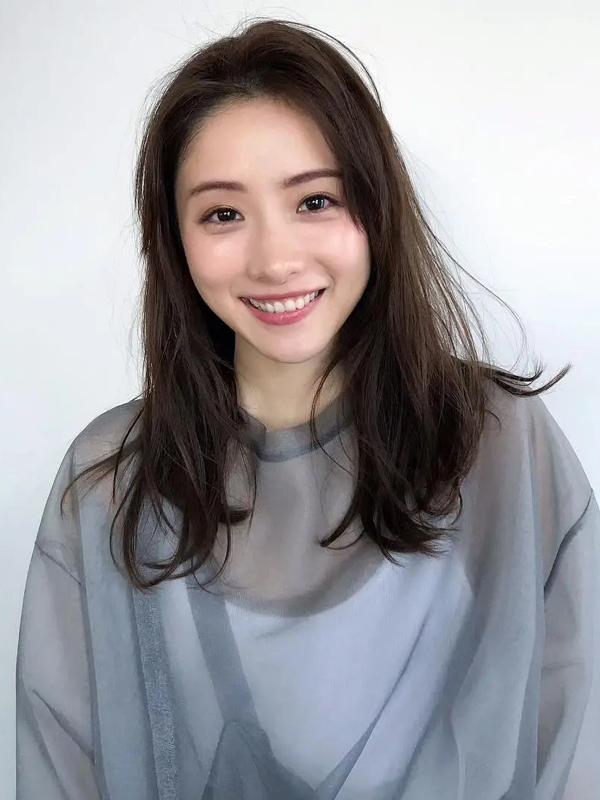
#> input picture dataset/shiyuanlimei/shiyuanlimei_14.png, 600 x 800 px
$ jupyter execute --allow-errors demonstration.ipynb   (shell and % lines are left out)   (older library calls are emulated)
#> lines starting #> are read from the running program, lines starting #| are printed output that depends on the picture
### tools/get_rec_dataset.py
import cv2
import random
import numpy as np
from tools.config import opt
from PIL import Image


CLASSES = {
    'curry':0,
    'dujiang':1,
    'huangbo':2,
    'JacksonYee':3,
    'jingtian':4,
    'JohnMayer':5,
    'kobe':6,
    'shiyuanlimei':7,
    'xuezhiqian':8,
    'dili':9
}

def get_dataset(dataset):

    classes = []
    for img_path, label in dataset.items():
        cls = label['class']
        if cls not in classes:
            classes.append(cls)

    cls_dataset = {}
    for cls in classes:
        cls_dataset[cls] = []
    for img_path, label in dataset.items():
        cls_dataset[label['class']].append(img_path)

    train_dataset = {}
    for cls, img in cls_dataset.items():
        train_img = random.sample(img, opt.pca_train_num)
        train_dataset[cls] = train_img

    test_dataset = cls_dataset
    for cls, img in test_dataset.items():
        for i in img:
            if i in train_dataset[cls]:
                img.remove(i)

    face_train = {}
    for cls, imgs in train_dataset.items():
        face_train[cls] = []
        for img_path in imgs:
            bbox = dataset[img_path]['bbox']
            x, y, w, h = bbox[0], bbox[1], bbox[2], bbox[3]
            img = cv2.imread(img_path)

            cropImg = img[y:y + h, x:x + w]
            cropImg = cv2.resize(cropImg, opt.face_size)
            cropImg = Image.fromarray(cv2.cvtColor(cropImg, cv2.COLOR_BGR2GRAY))
            cropImg = np.array(cropImg, dtype=np.uint8).flatten()

            face_train[cls].append(cropImg.tolist())
        face_train[cls] = np.array(face_train[cls])

    face_test = {}
    for cls, imgs in test_dataset.items():
        face_test[cls] = []
        for img_path in imgs:
            bbox = dataset[img_path]['bbox']
            x, y, w, h = bbox[0], bbox[1], bbox[2], bbox[3]
            img = cv2.imread(img_path)
            cropImg = img[y:y + h, x:x + w]
            cropImg = cv2.resize(cropImg, opt.face_size)
            cropImg = Image.fromarray(cv2.cvtColor(cropImg, cv2.COLOR_BGR2GRAY))
            cropImg = np.array(cropImg, dtype=np.uint8).flatten()
            face_test[cls].append(cropImg.tolist())
        face_test[cls] = np.array(face_test[cls])

    train_imgs = []     # 存放所有人脸图片，用于获取Eigenface
    train_cls = []
    class_train_imgs = []   # 分类存放所有人脸图片，用于将训练集每一类人脸映射到Eigenface上
    for cls, faces in face_train.items():
        class_sub_set = []
        for face in faces:
            train_imgs.append(face)
            # train_cls.append(CLASSES[cls])
            class_sub_set.append(face)
        class_train_imgs.append(np.array(class_sub_set, dtype=np.uint8))
        train_cls.append(CLASSES[cls])

    test_imgs = []
    test_cls = []
    for cls, faces in face_test.items():
        for face in faces:
            test_imgs.append(face)
            test_cls.append(CLASSES[cls])

    train_imgs = np.array(train_imgs, dtype=np.uint8)
    test_imgs = np.array(test_imgs)
    return train_imgs, class_train_imgs, train_cls, test_imgs, test_cls

### svm.py
import numpy as np
from tqdm import tqdm
from tools.config import opt

class SVM(object):

    def __init__(self, kernel='linear', epsilon=0.001, C=1, Max_Interation=opt.Max_Interation):
        self.kernel = kernel
        self.epsilon = epsilon
        self.C = C
        self.Max_Interation = Max_Interation

    # [65 lines left out: functions _init_parameters, _satisfy_KKT, is_stop, _select_two_parameters, _K_, _g_, not called in this run]

    def _E_(self, i):
        return self._g_(i) - self.Y[i]

    # [87 lines left out: functions clip_LH, thresh_LH, train, _predict_, predict, not called in this run]

### SelectiveSearch.py
import selectivesearch
import cv2
from tools.config import opt
from tools.iou import cal_iou

def windows_select(img):
    img_lbl, regions = selectivesearch.selective_search(img, scale=opt.scale, sigma=opt.sigma, min_size=opt.min_size)
    return img_lbl, regions

def get_windows(img):
    label, regions = windows_select(img)

    effectiveWindows = []

    for r in regions:

        # 去除超过原图边界的子窗口
        if r['rect'][0]+r['rect'][2] >= opt.w or r['rect'][1]+r['rect'][3] >= opt.h:
            continue
        # 去除重复的子窗口
        if r['rect'] in effectiveWindows:
            continue
        # 去除面积过小或过大的子窗口
        if r['size'] < opt.window_min_size or r['size'] > opt.window_max_size:
            continue

        effectiveWindows.append(r['rect'])

    return effectiveWindows

# [43 lines left out: function main, not called in this run]

# [2 lines that do not run on import are left out]

### demonstration.ipynb
[cell 1]
import numpy as np
import json
import cv2
import pickle

from PIL import Image
from Haar import harr
from svm import SVM
from SelectiveSearch import get_windows
from matplotlib import pyplot as plt
from tools.get_rec_dataset import get_dataset
from eigenface import Eigenface
from tools.iou import cal_iou

[cell 2]
# 读取训练完成的svm模型
svm = SVM()
with open("models/svm_params.pkl", 'rb') as file:
#> (reads models/svm_params.pkl from the repository)
    svm = pickle.loads(file.read())

# 选取图片路径
img_path = 'dataset/shiyuanlimei/shiyuanlimei_14.png'

# 读取图片
img = cv2.imread(img_path)
#> img is the input picture: shape (800, 600, 3); mean B, G, R 156.2, 152.1, 154

# 转为灰度图
img_gray = cv2.cvtColor(img, cv2.COLOR_RGB2GRAY)
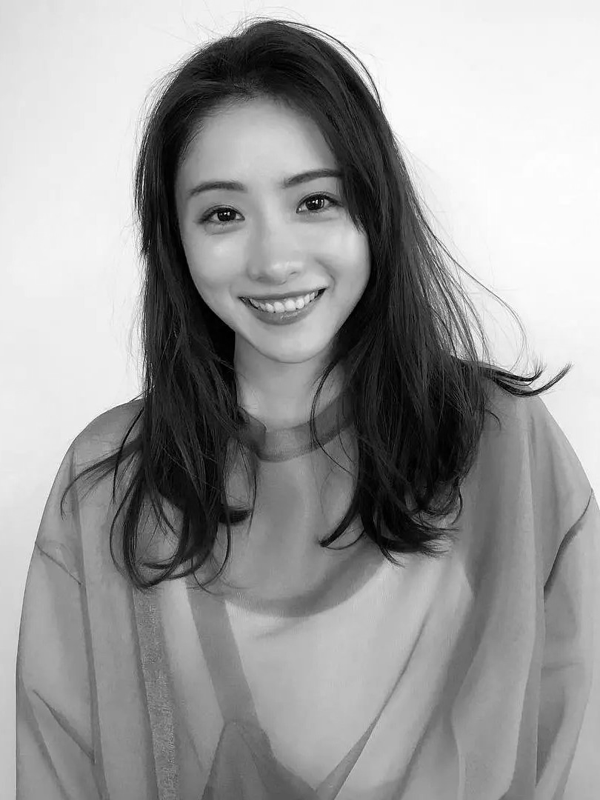
#> img_gray: shape (800, 600); min 0, max 255, mean 153.5

# 从图片中提取一系列子窗口
#> (the rest of this cell did not finish here and is left out)

[cell 3]
# 重新读取图片
img = cv2.imread(img_path)

# 选择与其他窗口iou总和最高的窗口作为检测结果

sum_iou = []
#> (the rest of this cell did not finish here and is left out)

[cell 4]
# 读取所有原始图片路径和对应的label
with open ('jsons/dataset.json', 'r') as f:
#> (reads jsons/dataset.json from the repository)
    dataset = json.load(f)

# 人脸类别及其对应编号
CLASSES = {
    'curry':0,
    'dujiang':1,
    'huangbo':2,
    'JacksonYee':3,
    'jingtian':4,
    'JohnMayer':5,
    'kobe':6,
    'shiyuanlimei':7,
    'xuezhiqian':8,
    'dili':9
}

'''
    截取所有的人脸区域并缩放至(100, 100)并flatten至10000维的一维向量，每一类随机选5张人脸作为训练集，共10类，剩余作为测试集
    train_imgs: 存放训练集的所有人脸图片，shape = (50, 10000)
    class_train_imgs: 该列表存放10个array(array.shape = (5, 10000))，分别为10类人脸图片, len(class_train_imgs) = 10
    train_cls: 该列表存放上述10个array所对应的人脸类别, len(train_cls) = 10
    test_imgs: 存放测试集的所有人脸图片, shape = (168, 10000)
    test_cls: 该列表存放测试集每张人脸图片的类别，len(test_cls) = 168
'''
#> (the rest of this cell did not finish here and is left out)
